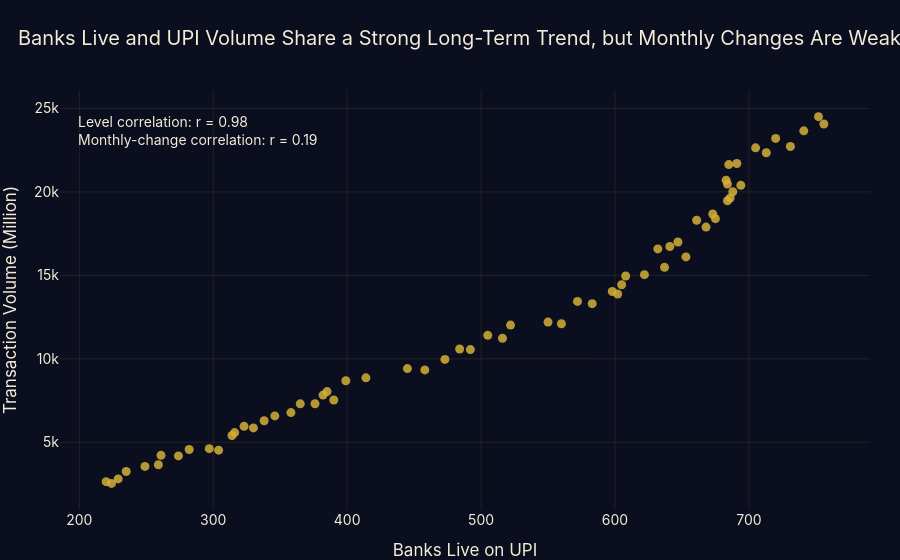

Here is the notebook cell this chart was saved with:
### Code cell
# ============================================================
# CHART 8 — Banks Live vs Transaction Volume
# Compare both level correlation and month-to-month movement
# to avoid relying only on a common long-term trend
# ============================================================

# Calculate correlation in the original levels
level_correlation = df[
    ["banks_live", "volume_mn"]
].corr().loc[
    "banks_live",
    "volume_mn"
]


# Calculate month-to-month percentage changes
change_df = df[
    ["date", "banks_live", "volume_mn"]
].copy()

change_df["banks_change_pct"] = (
    change_df["banks_live"].pct_change() * 100
)

change_df["volume_change_pct"] = (
    change_df["volume_mn"].pct_change() * 100
)


# Calculate correlation between monthly changes
change_correlation = change_df[
    ["banks_change_pct", "volume_change_pct"]
].corr().loc[
    "banks_change_pct",
    "volume_change_pct"
]


# Create the scatter plot
fig = go.Figure()


fig.add_trace(
    go.Scatter(
        x=df["banks_live"],
        y=df["volume_mn"],
        mode="markers",
        name="Monthly observations",

        marker=dict(
            size=9,
            color="#D4AF37",
            opacity=0.85
        ),

        customdata=np.column_stack([
            df["date"].dt.strftime("%b %Y"),
            df["financial_year"]
        ]),

        hovertemplate=(
            "<b>%{customdata[0]}</b><br>"
            "Financial Year: %{customdata[1]}<br>"
            "Banks Live: %{x:,.0f}<br>"
            "Volume: %{y:,.0f} Mn"
            "<extra></extra>"
        )
    )
)


# Add correlation information
fig.add_annotation(
    x=0.02,
    y=0.95,
    xref="paper",
    yref="paper",
    text=(
        f"Level correlation: r = {level_correlation:.2f}"
        f"<br>"
        f"Monthly-change correlation: r = {change_correlation:.2f}"
    ),
    showarrow=False,
    align="left"
)


# Add clear axis labels
fig.update_xaxes(
    title_text="Banks Live on UPI"
)

fig.update_yaxes(
    title_text="Transaction Volume (Million)"
)


# Use neutral, non-causal wording
title_chart_8 = (
    "Banks Live and UPI Volume Share a Strong Long-Term Trend, "
    "but Monthly Changes Are Weakly Related"
)


# Finalise and export Chart 8
finish(
    fig,
    "08_banks_vs_volume",
    title_chart_8
)


# Print the two correlation measures for interpretation
print(
    f"Level correlation: {level_correlation:.2f}"
)

print(
    f"Monthly-change correlation: {change_correlation:.2f}"
)

### Figure 1 — Plotly figure (JSON) as saved in the notebook; plotly's stock layout.template omitted (floating-point values rounded to 4 significant figures; data arrays with more than 128 entries replaced by an {"elided": "..."} marker saying what was removed)
{"data": [{"customdata": {"elided": "66x2 str values"}, "hovertemplate": "<b>%{customdata[0]}</b><br>Financial Year: %{customdata[1]}<br>Banks Live: %{x:,.0f}<br>Volume: %{y:,.0f} Mn<extra></extra>", "marker": {"color": "#D4AF37", "opacity": 0.85, "size": 9}, "mode": "markers", "name": "Monthly observations", "type": "scatter", "x": [220, 224, 229, 235, 249, 259, 261, 274, 282, 297, 304, 314, 316, 323, 330, 338, 346, 358, 365, 376, 382, 385, 390, 399, 414, 445, 458, 473, 484, 492, 505, 516, 522, 550, 560, 572, 583, 598, 602, 605, 608, 622, 632, 637, 641, 647, 653, 661, 668, 673, 675, 684, 688, 686, 683, 684, 685, 691, 694, 705, 713, 720, 731, 741, 752, 756], "y": [2641.0, 2540.0, 2808.0, 3248.0, 3556.0, 3654.0, 4219.0, 4186.0, 4566.0, 4617.0, 4527.0, 5406.0, 5583.0, 5955.0, 5863.0, 6288.0, 6580.0, 6781.0, 7305.0, 7309.0, 7829.0, 8037.0, 7535.0, 8685.0, 8863.0, 9415.0, 9335.0, 9965.0, 10590.0, 10560.0, 11410.0, 11240.0, 12020.0, 12200.0, 12100.0, 13440.0, 13300.0, 14040.0, 13890.0, 14440.0, 14960.0, 15040.0, 16580.0, 15480.0, 16730.0, 17000.0, 16110.0, 18300.0, 17890.0, 18680.0, 18400.0, 19470.0, 20010.0, 19630.0, 20700.0, 20470.0, 21630.0, 21700.0, 20390.0, 22640.0, 22350.0, 23200.0, 22720.0, 23660.0, 24510.0, 24070.0]}], "layout": {"annotations": [{"align": "left", "showarrow": false, "text": "Level correlation: r = 0.98<br>Monthly-change correlation: r = 0.19", "x": 0.02, "xref": "paper", "y": 0.95, "yref": "paper"}], "title": {"font": {"size": 20}, "text": "Banks Live and UPI Volume Share a Strong Long-Term Trend, but Monthly Changes Are Weakly Related", "x": 0.02, "xanchor": "left"}, "xaxis": {"title": {"text": "Banks Live on UPI"}}, "yaxis": {"title": {"text": "Transaction Volume (Million)"}}}}
